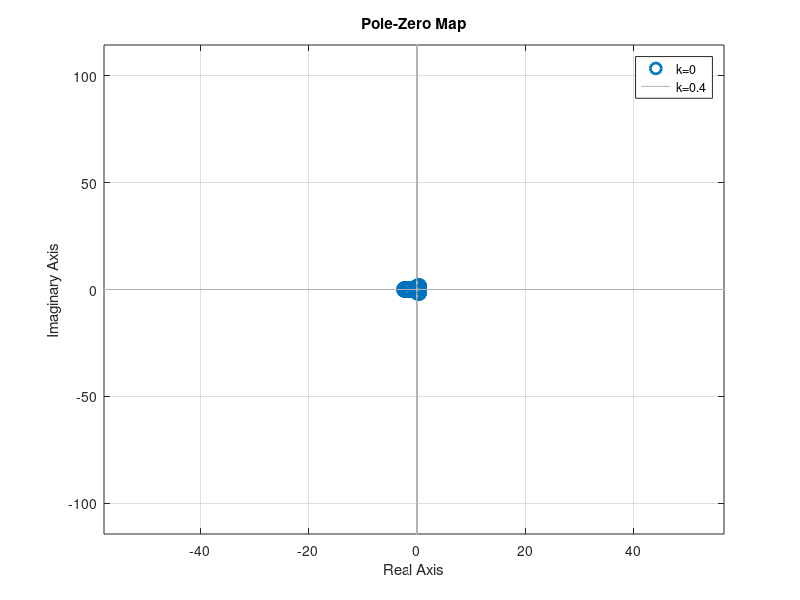
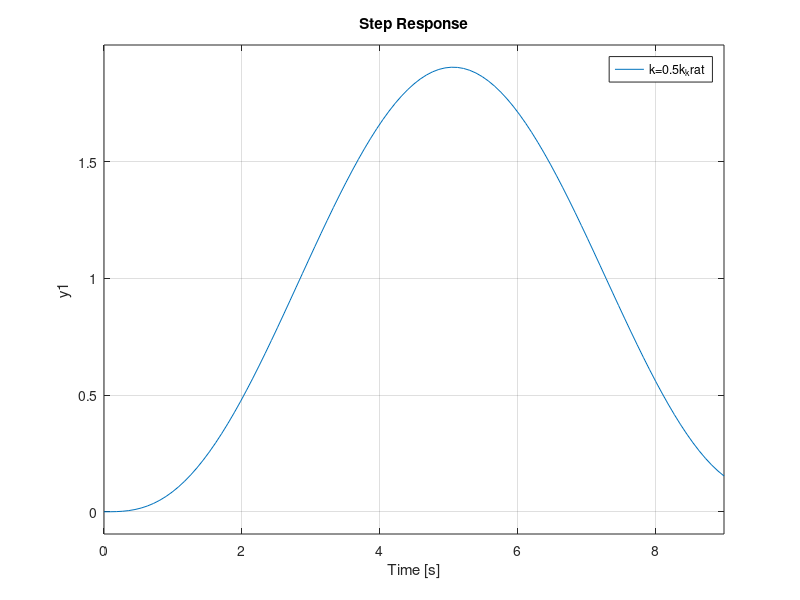
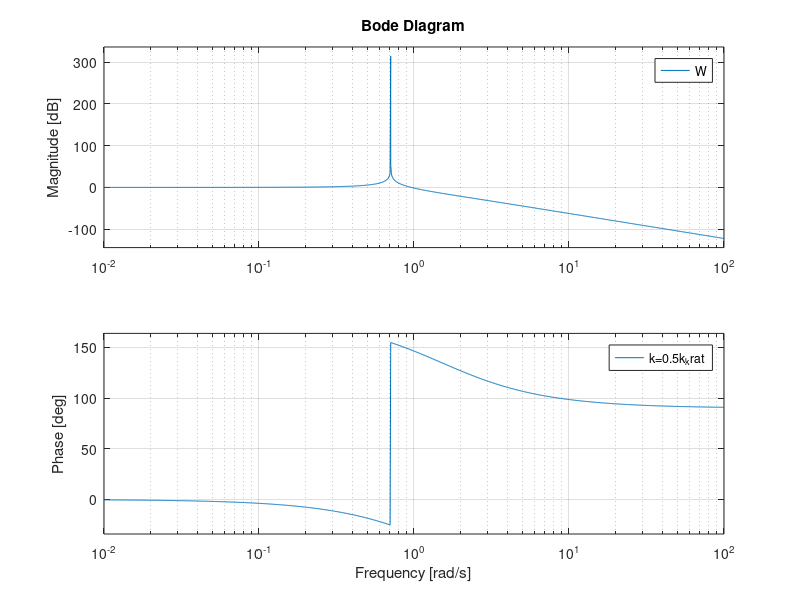
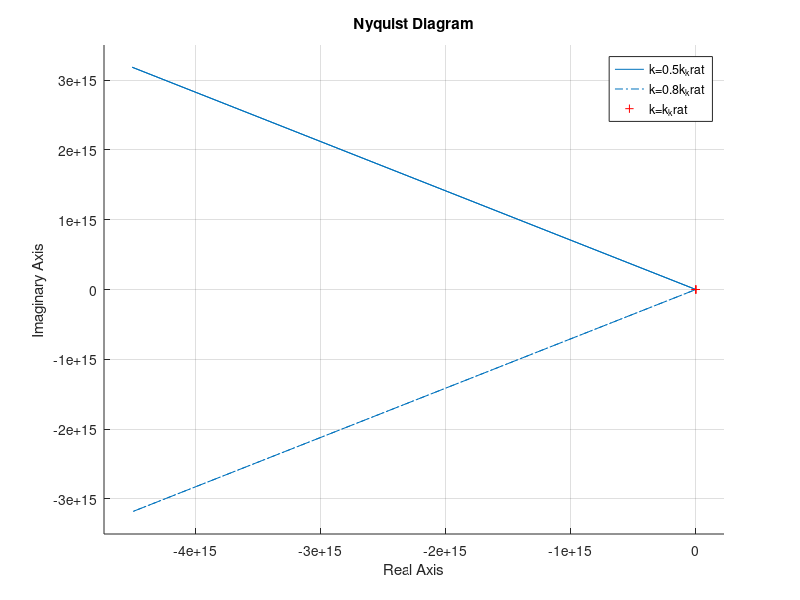

The MATLAB script that drew these images, in order:
figure(1)
hold on
for i=0:0.4:10
    W = tf([2 3 1 i],1);
    pzmap(W)
end
legend("k=0","k=0.4")

k_krat = 1.5;
figure(2)
hold on
for i=[0.5*k_krat 0.8*k_krat k_krat]
    W = tf(i,[2 3 1 i]);
    step(W)
end
legend("k=0.5k_krat","k=0.8k_krat","k=k_krat")

figure(3)
hold on
for i=[0.5*k_krat 0.8*k_krat k_krat]
    W = tf(i,[2 3 1 i]);
    bode(W)
end
legend("k=0.5k_krat","k=0.8k_krat","k=k_krat")

figure(4)
hold on
for i=[0.5*k_krat 0.8*k_krat k_krat]
    W = tf(i,[2 3 1 i]);
    nyquist(W)
end
legend("k=0.5k_krat","k=0.8k_krat","k=k_krat")

figure(5)
hold on
for i=[0.5*k_krat 0.8*k_krat k_krat]
    W = tf(i,[2 3 1]);
    step(W)
end
legend("k=0.5k_krat","k=0.8k_krat","k=k_krat")

figure(6)
hold on
for i=[0.5*k_krat 0.8*k_krat k_krat]
    W = tf(i,[2 3 1]);
    bode(W)
end
legend("k=0.5k_krat","k=0.8k_krat","k=k_krat")

figure(7)
hold on
for i=[0.5*k_krat 0.8*k_krat k_krat]
    W = tf(i,[2 3 1]);
    nyquist(W)
end
legend("k=0.5k_krat","k=0.8k_krat","k=k_krat")
